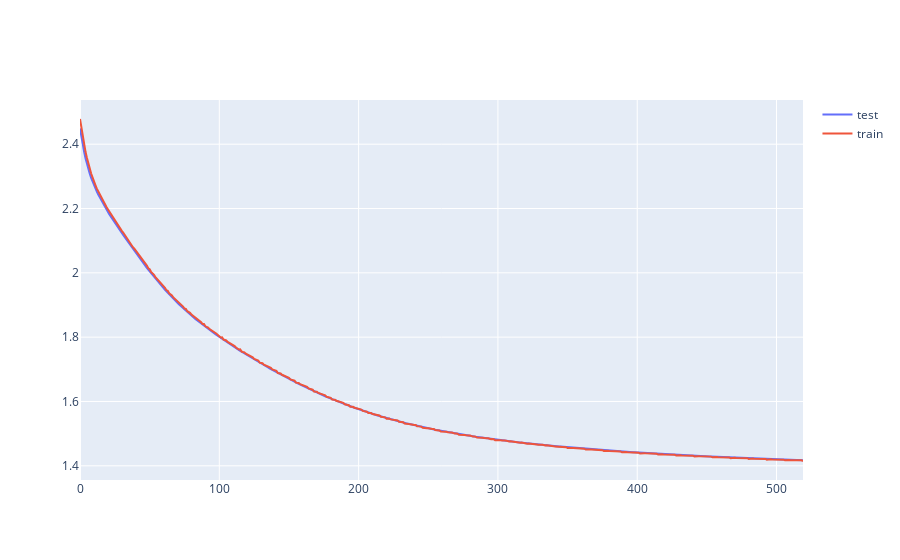

Notebook code for this chart:
### Code cell
#lines([test_losses, train_losses])
#legend labels
lines([test_losses, train_losses], labels=['test', 'train'])

### Figure 1 — Plotly figure (JSON) as saved in the notebook; plotly's stock layout.template omitted (floating-point values rounded to 4 significant figures; data arrays with more than 128 entries replaced by an {"elided": "..."} marker saying what was removed)
{"data": [{"mode": "lines", "name": "test", "type": "scatter", "x": {"elided": "520 int values"}, "y": {"elided": "520 float values"}}, {"mode": "lines", "name": "train", "type": "scatter", "x": {"elided": "520 int values"}, "y": {"elided": "520 float values"}}], "layout": {"title": {"text": ""}, "xaxis": {"title": {"text": ""}}, "yaxis": {"title": {"text": ""}}}}
